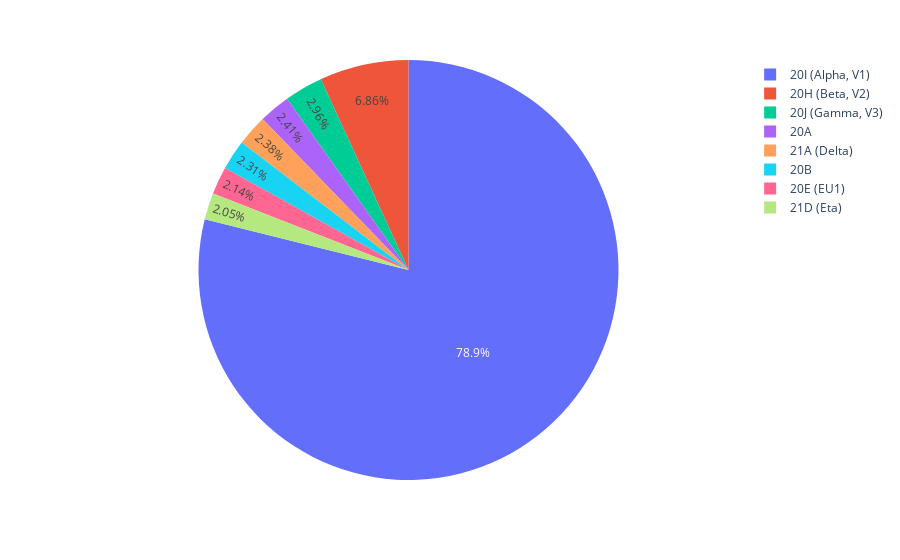

Write notebook code for a chart like this one.
### Code cell
import plotly.express as px

fig = px.pie(values=resultat[0], names=variant_of_intresst)
fig.show()

### Figure 1 — Plotly figure (JSON) as saved in the notebook; plotly's stock layout.template omitted (floating-point values rounded to 4 significant figures)
{"data": [{"domain": {"x": [0, 1], "y": [0, 1]}, "hovertemplate": "label=%{label}<br>value=%{value}<extra></extra>", "labels": ["21A (Delta)", "20H (Beta, V2)", "20A", "20E (EU1)", "20B", "20I (Alpha, V1)", "20J (Gamma, V3)", "21D (Eta)"], "legendgroup": "", "name": "", "showlegend": true, "type": "pie", "values": [0.02383, 0.06855, 0.02406, 0.0214, 0.02309, 0.7889, 0.02965, 0.02051]}], "layout": {"legend": {"tracegroupgap": 0}, "margin": {"t": 60}}}
